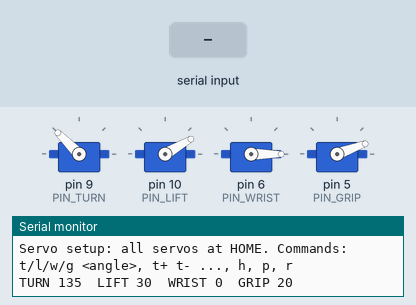
Recording of a sketch running on a simulated Arduino Uno, built with avr-gcc and run on an emulated ATmega328P. Shown: 4 × servo, the last lines printed to the serial monitor. Inputs (shaded band) come from the test bench.

Above: at 2.4 s.
2.5 s: "r90\n" received over Serial
At 4.06 s:
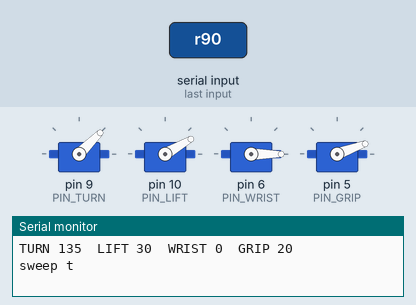
At 7.24 s:
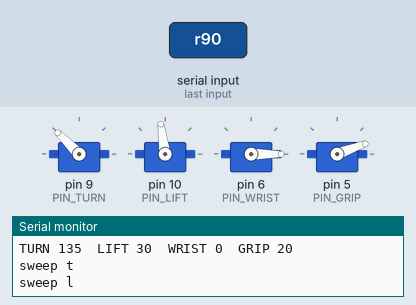
Timing chart, 0 to 19.2 s (numbered marks = the images above; inputs shaded):
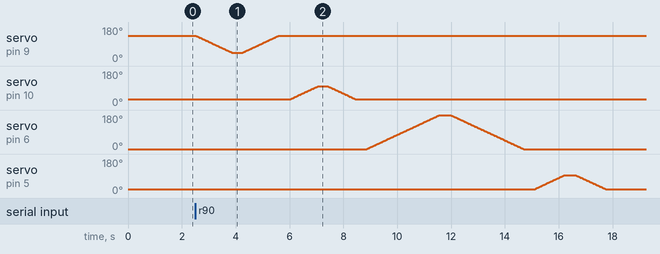

Measured:
- after the input at 2.5 s, servo on pin 10 (PIN_LIFT): rises from 30° to 98° in 1.0 s, then falls to 30° in 1.4 s; servo on pin 6 (PIN_WRIST): rises from 0° to 180° in 2.7 s, then falls to 0° in 3.1 s; servo on pin 5 (PIN_GRIP): rises from 20° to 95° in 1.1 s, then falls to 20° in 1.5 s

The sketch:

servo_setup.ino
```cpp
// ME 2331 Project 2 - Concept A: servo setup and calibration helper.
//
// Use it while assembling (to fit each horn at the right angle) and to find the calibration
// angles for firmware/concept_a/concept_a.ino. Same pins and pulse ranges as the main sketch.
//
// Serial Monitor at 9600 baud, line ending "Newline". Commands:
//   t 135     turntable to 135 deg        l 30   lift      w 0   wrist      g 20   gripper
//   t+ / t-   nudge the turntable by 1 deg (same for l, w, g)
//   h         all servos to the HOME pose of the main sketch
//   p         print the current angles (copy them into concept_a.ino)
//   r         slow sweep test of every servo between its two working angles
//
// With the 12 V adapter plugged in, USB can stay connected (the Uno switches USB power off).

#include <Servo.h>

const int PIN_TURN = 9, PIN_LIFT = 10, PIN_WRIST = 6, PIN_GRIP = 5;
const int WRIST_MIN_US = 500, WRIST_MAX_US = 2500;

// HOME pose and working angles, same as concept_a.ino
const int TURN_START = 135, TURN_TARGET = 45, LIFT_DOWN = 30, LIFT_UP = 98;
const int WRIST_UP = 0, WRIST_FLIP = 180, GRIP_OPEN = 20, GRIP_CLOSED = 95;

Servo sv[4];
const char NAMES[4] = {'t', 'l', 'w', 'g'};
const int PINS[4] = {PIN_TURN, PIN_LIFT, PIN_WRIST, PIN_GRIP};
const int HOME_POSE[4] = {TURN_START, LIFT_DOWN, WRIST_UP, GRIP_OPEN};
const int WORK[4][2] = {{TURN_START, TURN_TARGET}, {LIFT_DOWN, LIFT_UP}, {WRIST_UP, WRIST_FLIP}, {GRIP_OPEN, GRIP_CLOSED}};
int angle[4];

void moveSlow(int i, int to) {               // 1 deg every 15 ms: gentle, nothing jumps
  while (angle[i] != to) {
    angle[i] += (to > angle[i]) ? 1 : -1;
    sv[i].write(angle[i]);
    delay(15);
  }
}

void printAngles() {
  Serial.print(F("TURN ")); Serial.print(angle[0]);
  Serial.print(F("  LIFT ")); Serial.print(angle[1]);
  Serial.print(F("  WRIST ")); Serial.print(angle[2]);
  Serial.print(F("  GRIP ")); Serial.println(angle[3]);
}

void setup() {
  Serial.begin(9600);
  for (int i = 0; i < 4; i++) {
    angle[i] = HOME_POSE[i];
    sv[i].write(angle[i]);                    // set the angle before attach, then attach 0.3 s apart
    if (i == 2) sv[i].attach(PINS[i], WRIST_MIN_US, WRIST_MAX_US);
    else sv[i].attach(PINS[i]);
    delay(300);
  }
  Serial.println(F("Servo setup: all servos at HOME. Commands: t/l/w/g <angle>, t+ t- ..., h, p, r"));
  printAngles();
}

void loop() {
  if (!Serial.available()) return;
  String s = Serial.readStringUntil('\n');
  s.trim();
  if (s.length() == 0) return;
  char c = s.charAt(0);
  if (c == 'h') {
    for (int i = 0; i < 4; i++) moveSlow(i, HOME_POSE[i]);
  } else if (c == 'p') {
    // printed below
  } else if (c == 'r') {
    for (int i = 0; i < 4; i++) {
      Serial.print(F("sweep ")); Serial.println(NAMES[i]);
      moveSlow(i, WORK[i][1]); delay(400); moveSlow(i, WORK[i][0]); delay(400);
    }
  } else {
    for (int i = 0; i < 4; i++) {
      if (c != NAMES[i]) continue;
      int to = angle[i];
      if (s.length() >= 2 && s.charAt(1) == '+') to = angle[i] + 1;
      else if (s.length() >= 2 && s.charAt(1) == '-') to = angle[i] - 1;
      else to = s.substring(1).toInt();
      moveSlow(i, constrain(to, 0, 180));
    }
  }
  printAngles();
}
```
